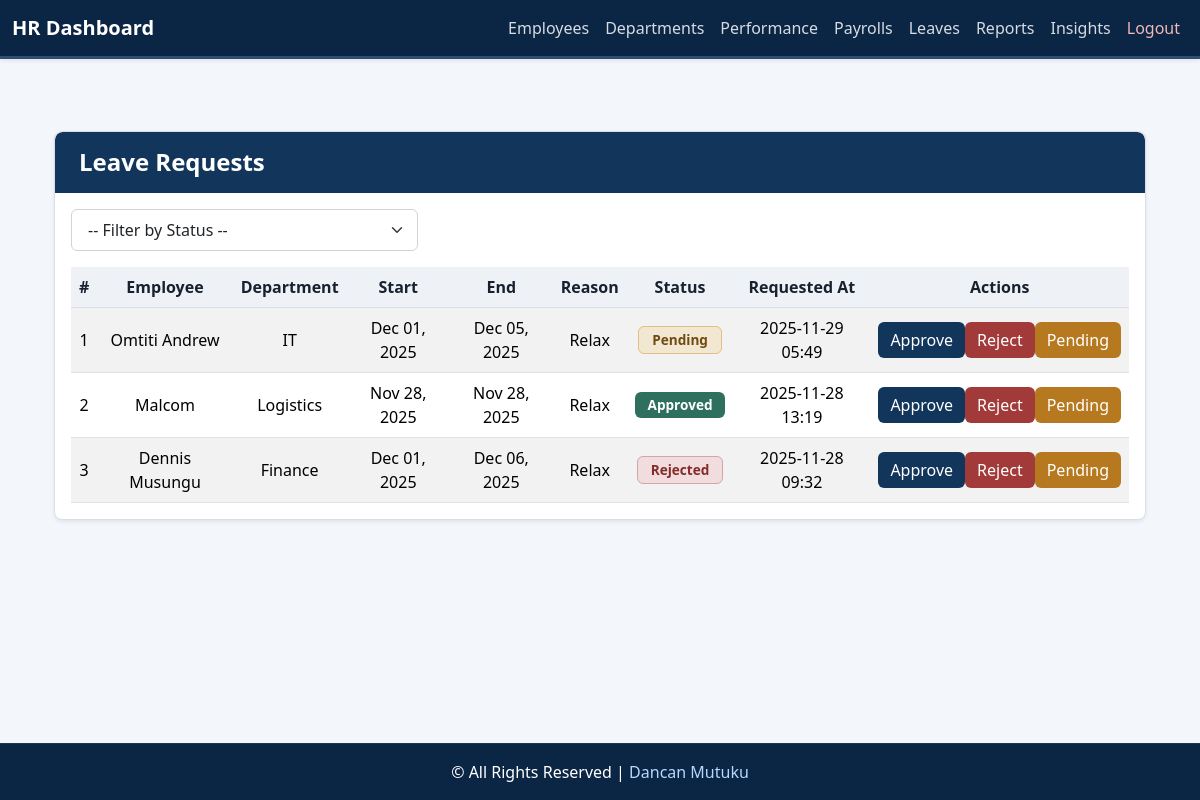
The app's page /employee/hr/leaves/ (signed in) with its own data.
### core/models.py (models this page shows, shortened)
class LeaveRequest(models.Model):
    LEAVE_TYPE_CHOICES = [
        ("Annual", "Annual Leave"),
        ("Sick", "Sick Leave"),
        ("Maternity", "Maternity Leave"),
        ("Paternity", "Paternity Leave"),
    ]
    employee = models.ForeignKey(Employee, on_delete=models.CASCADE, related_name='leaves')
    leave_type = models.CharField(max_length=50, choices=LEAVE_TYPE_CHOICES)
    start_date = models.DateField()
    end_date = models.DateField()
    reason = models.TextField(blank=True)
    status = models.CharField(max_length=1, choices=LEAVE_STATUS, default='P')
    requested_at = models.DateTimeField(auto_now_add=True)
    processed_by = models.ForeignKey(User, null=True, blank=True, on_delete=models.SET_NULL, related_name='+')
    processed_at = models.DateTimeField(null=True, blank=True)

class Employee(models.Model):
    GENDER_CHOICES = (
        ("M", "Male"),
        ("F", "Female"),
    )
    user = models.OneToOneField(User, on_delete=models.CASCADE, related_name='employee_profile')
    employee_id = models.CharField(max_length=20, unique=True, blank=True, null=True)
    contact = models.CharField(max_length=20, blank=True)
    dob = models.DateField(null=True, blank=True)
    gender = models.CharField(max_length=1, choices=GENDER_CHOICES, blank=True)
    address = models.TextField(blank=True)
    job_title = models.CharField(max_length=100, blank=True)
    department = models.ForeignKey('Department', on_delete=models.SET_NULL, null=True, blank=True)
    hire_date = models.DateField(null=True, blank=True)
    is_active_employee = models.BooleanField(default=True)
    salary = models.DecimalField(
        max_digits=10, decimal_places=2, default=0, validators=[MinValueValidator(0)]
    )
    profile_picture = models.ImageField(upload_to="profiles/", blank=True, null=True)
    emergency_contact_name = models.CharField(max_length=100, blank=True, null=True)
    emergency_contact_phone = models.CharField(max_length=20, blank=True, null=True)
    annual_leave_balance = models.PositiveIntegerField(default=20)
    sick_leave_balance = models.PositiveIntegerField(default=10)
    contract_start = models.DateField(null=True, blank=True)
    contract_end = models.DateField(null=True, blank=True)

class Department(models.Model):
    name = models.CharField(max_length=100)
    description = models.TextField(blank=True)

### core/views.py (the view)
# urls.py: path("hr/leaves/", views.hr_leave_list, name="hr_leave_list"),
@login_required
@group_required('HR')
def hr_leave_list(request):
    status = request.GET.get("status")
    leaves = LeaveRequest.objects.select_related("employee", "employee__department").all().order_by("-requested_at")
    if status in ["P", "A", "R"]:
        leaves = leaves.filter(status=status)
    return render(request, "core/hr_leave_list.html", {"leaves": leaves})

### core/views.py (called while the page is built)
def group_required(group_name):
    def check(user):
        return user.is_superuser or user.groups.filter(name=group_name).exists()
    return user_passes_test(check)

### core/templates/core/hr_leave_list.html (shortened to what this page needs)
{% extends "base_hr.html" %}
{% load static %}
{% block content %}
<div class="container my-5">
    <div class="card leave-card shadow-sm">
        <div class="leave-header">
            <h4>Leave Requests</h4>
        </div>
        <div class="card-body">
            <form method="get" class="row g-2 mb-3">
                <div class="col-md-4">
                    <select name="status" class="form-select filter-select" onchange="this.form.submit()">
                        <option value="">-- Filter by Status --</option>
                    </select>
                </div>
            </form>
            <div class="table-responsive">
                <table class="table table-modern table-striped table-hover align-middle mb-0">
                    <thead class="table-dark">
                        <tr>
                            <th>#</th>
                            <th>Employee</th>
                            <th>Department</th>
                            <th>Start</th>
                            <th>End</th>
                            <th>Reason</th>
                            <th>Status</th>
                            <th>Requested At</th>
                            <th>Actions</th>
                        </tr>
                    </thead>
                    <tbody>
                        {% if leaves %}
                            {% for leave in leaves %}
                            <tr>
                                <td>{{ forloop.counter }}</td>
                                <td>{{ leave.employee.user.get_full_name|default:leave.employee.user.username }}</td>
                                <td>{{ leave.employee.department.name }}</td>
                                <td>{{ leave.start_date|date:"M d, Y" }}</td>
                                <td>{{ leave.end_date|date:"M d, Y" }}</td>
                                <td>{{ leave.reason|default:"-" }}</td>
                                <td>
                                    {% if leave.status == "P" %}
                                        <span class="badge bg-warning text-dark">Pending</span>
                                    {% elif leave.status == "A" %}
                                        <span class="badge bg-success">Approved</span>
                                    {% elif leave.status == "R" %}
                                        <span class="badge bg-danger">Rejected</span>
                                    {% endif %}
                                </td>
                                <td>{{ leave.requested_at|date:"Y-m-d H:i" }}</td>
                                <td>
                                    <div class="btn-group btn-group-sm" role="group">
                                        <form method="post" action="{% url 'leave_process' leave.pk 'approve' %}" class="d-inline" onsubmit="return confirm('Approve this leave request?')">
                                            <button type="submit" class="btn btn-success">Approve</button>
                                        </form>
                                        <form method="post" action="{% url 'leave_process' leave.pk 'reject' %}" class="d-inline" onsubmit="return confirm('Reject this leave request?')">
                                            <button type="submit" class="btn btn-danger">Reject</button>
                                        </form>
                                        <form method="post" action="{% url 'leave_process' leave.pk 'pending' %}" class="d-inline" onsubmit="return confirm('Mark this leave request as Pending?')">
                                            <button type="submit" class="btn btn-warning">Pending</button>
                                        </form>
                                    </div>
                                </td>
                            </tr>
                            {% endfor %}
                        {% else %}
                            <tr>
                                <td colspan="9" class="text-center text-muted py-3">
                                    No leave requests found.
                                </td>
                            </tr>
                        {% endif %}
                    </tbody>
                </table>
            </div>
        </div>
    </div>
</div>
{% endblock %}

### core/templates/base_hr.html (style rules this page uses)
:root { --brand: #12355b; --brand-dark: #0b2545; --brand-mid: #2d4f73; --brand-soft: #e8eef5; --success: #2f6f5e; --warning: #b7791f; --danger: #a33a3a; --info: #4f718b; --neutral: #5f6b7a; --page: #f3f6fa; --surface: #ffffff; --border: #d8dee8; --text: #18212f; --muted: #637083; }
body { min-height: 100vh; display: flex; flex-direction: column; font-family: "Segoe UI", Tahoma, Geneva, Verdana, sans-serif; background-color: var(--page); color: var(--text); }
.card { border-color: var(--border) !important; border-radius: 8px !important; box-shadow: 0 8px 24px rgba(18, 53, 91, 0.06); }
.bg-primary, .bg-info, .bg-success, .bg-warning { background-color: var(--brand) !important; color: #fff !important; }
.bg-danger { background-color: var(--danger) !important; color: #fff !important; }
.btn { border-radius: 6px; font-weight: 500; }
.btn-primary, .btn-info, .btn-success, .btn-dark { background-color: var(--brand) !important; border-color: var(--brand) !important; color: #fff !important; }
.btn-warning { background-color: var(--warning) !important; border-color: var(--warning) !important; color: #fff !important; }
.btn-danger { background-color: var(--danger) !important; border-color: var(--danger) !important; color: #fff !important; }
.badge { border-radius: 6px; font-weight: 600; }
.badge.bg-success { background-color: var(--success) !important; }
.badge.bg-warning { background-color: #f2e8d2 !important; color: #6f4a12 !important; border: 1px solid #e0c184; }
.badge.bg-danger { background-color: #f1dddd !important; color: #842c2c !important; border: 1px solid #d7a4a4; }
.table-light th, .table thead th { background-color: #eef2f6 !important; color: var(--text); border-color: var(--border); }
.table-responsive { -webkit-overflow-scrolling: touch; }

### core/templates/core/hr_leave_list.html (style rules this page uses)
.leave-card { border: 1px solid #d8dee8; border-radius: 8px; overflow: hidden; }
.leave-header { background-color: #12355b; color: #fff; padding: 1rem 1.5rem; border-radius: 8px 8px 0 0; display: flex; justify-content: space-between; align-items: center; flex-wrap: wrap; gap: 0.5rem; }
.leave-header h4 { margin: 0; font-weight: 600; }
.filter-select { border-radius: 6px; padding: 0.5rem 1rem; border-color: #ced4da; transition: all 0.2s; }
.table-modern th { background-color: #0b2545 !important; color: #fff; font-weight: 600; text-align: center; }
.table-modern td { vertical-align: middle; text-align: center; }
.badge { border-radius: 6px; font-size: 0.85rem; padding: 0.4rem 0.8rem; }
.btn-group-sm .btn { border: none; border-radius: 6px; font-weight: 500; transition: background-color 0.2s ease; }

### records on screen
LeaveRequest: employee.user.get_full_name "Omtiti Andrew", employee.department.name "IT", start_date "Dec 01, 2025", end_date "Dec 05, 2025", reason "Relax", status "Pending", requested_at "2025-11-29 05:49"
LeaveRequest: employee.user.get_full_name "Malcom", employee.department.name "Logistics", start_date "Nov 28, 2025", end_date "Nov 28, 2025", reason "Relax", status "Approved", requested_at "2025-11-28 13:19"
LeaveRequest: employee.user.get_full_name "Dennis Musungu", employee.department.name "Finance", start_date "Dec 01, 2025", end_date "Dec 06, 2025", reason "Relax", status "Rejected", requested_at "2025-11-28 09:32"
